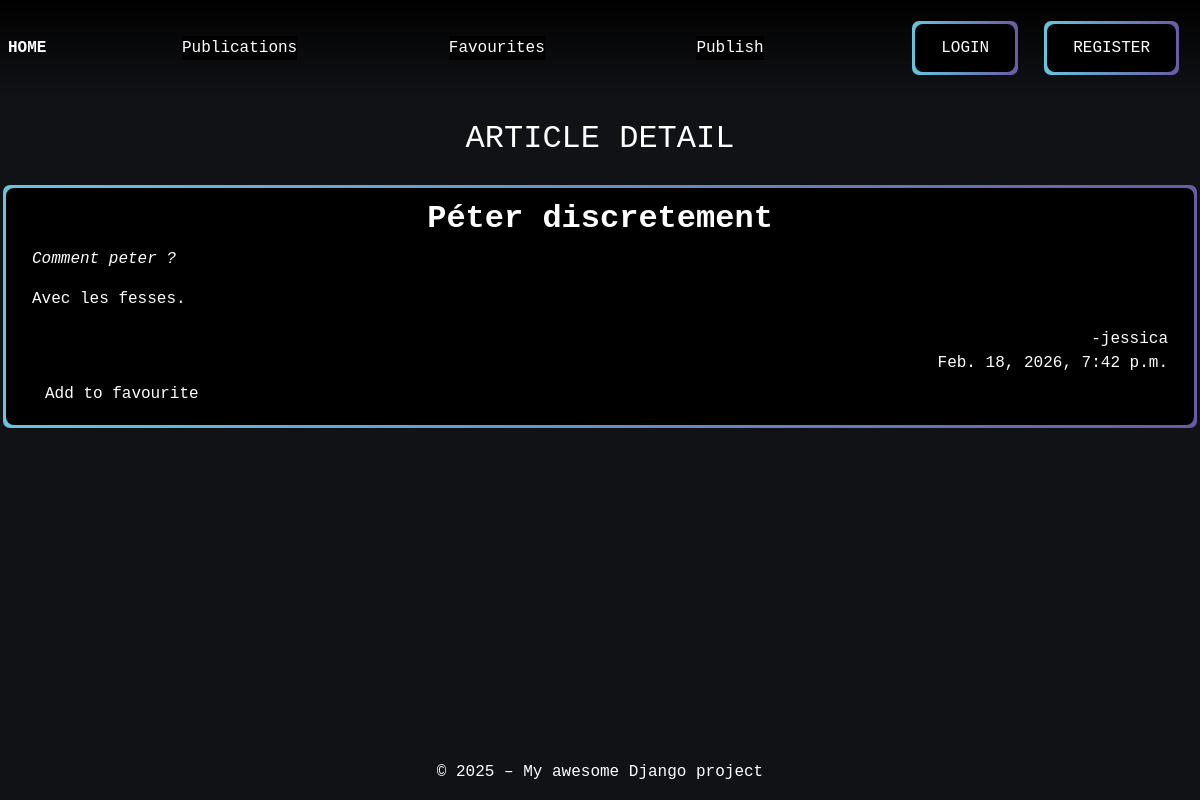
The app's page /articles/12/ with its own data.
### articles/models.py (models this page shows, shortened)
class Article(models.Model):
    title = models.CharField(max_length=64, null=False)
    author = models.ForeignKey(
        settings.AUTH_USER_MODEL,
        on_delete=models.CASCADE,
        related_name="article",
        null=False
    )
    created = models.DateTimeField(auto_now_add=True, null=False)
    synopsis = models.CharField(max_length=312, null=False)
    content = models.TextField(null=False)

### articles/views.py (the view)
# urls.py: path('<int:pk>/', ArticleDetailView.as_view(), name='article-detail'),
class ArticleDetailView(DetailView):
    model = Article
    template_name = "articles/detail.html"
    context_object_name = "article"
    ordering = ['-created']

### articles/templates/articles/detail.html (shortened to what this page needs)
{% extends "base.html" %}
{% load static %}
{% block extra_css %}
 <link rel="stylesheet" href="{% static 'articles/css/articles.css' %}">
{% endblock %}
{% block content %}
<div class="page-content">
    <h2 class="text-center m-4">ARTICLE DETAIL</h2>
    <div class="detail-container div-wrapper">
        <div class="div-overlay d-flex flex-column">
            <h2 class="fw-bold text-center">{{ article.title }}</h2>
            <p class="fst-italic"> {{ article.synopsis}} </p>
            <div>
                <p>{{ article.content }}</p>
            </div>
            <div class="d-flex flex-column text-end">
                <span>-{{ article.author }}</span>
                <span> {{ article.created }}</span>
            </div>
            <form method="post" action="{% url 'articles:add-favourite' article.pk %}">
                <button class="btn" type="submit">Add to favourite</button>
            </form>
        </div>
    </div>
</div>
{% endblock %}

### static/css/style.css (style rules this page uses)
:root { --blue: #66C6DE; --purple: #695BA4; }
html, body { background-color: #111216; width: 100%; height: 100%; font-family: 'Courier New', Courier, monospace; ; }
.btn-wrapper, .div-wrapper { position: relative; display: flex; align-items: center; margin: 10px; padding: 3px; background-clip: padding-box, border-box; border:3px solid transparent; font-size: 16px; color: white; background-color: transparent; border-radius: 10px; border: 3px solid transparent; background-image: linear-gradient(90deg, var(--blue), var(--purple)); }
.btn-overlay, .div-overlay { display: flex; justify-content: center; justify-items: center; width: 100%; position: relative; padding: 12px 26px; font-size: 16px; color: white; background-color: black; border: none; border-radius: 8px; transition: background-color 0.3s ease, transform 0.2s ease; outline: none; box-shadow: none; }
.btn { transition: all 0.2s ease-in-out; cursor: pointer; color: white; }

### articles/static/articles/css/articles.css (style rules this page uses)
@media (min-width: 1200px) { .detail-container { width: 1200px; } }

### records on screen
Article: title "Péter discretement", synopsis "Comment peter ?", content "Avec les fesses.", author "jessica", created "Feb. 18, 2026, 7:42 p.m."
